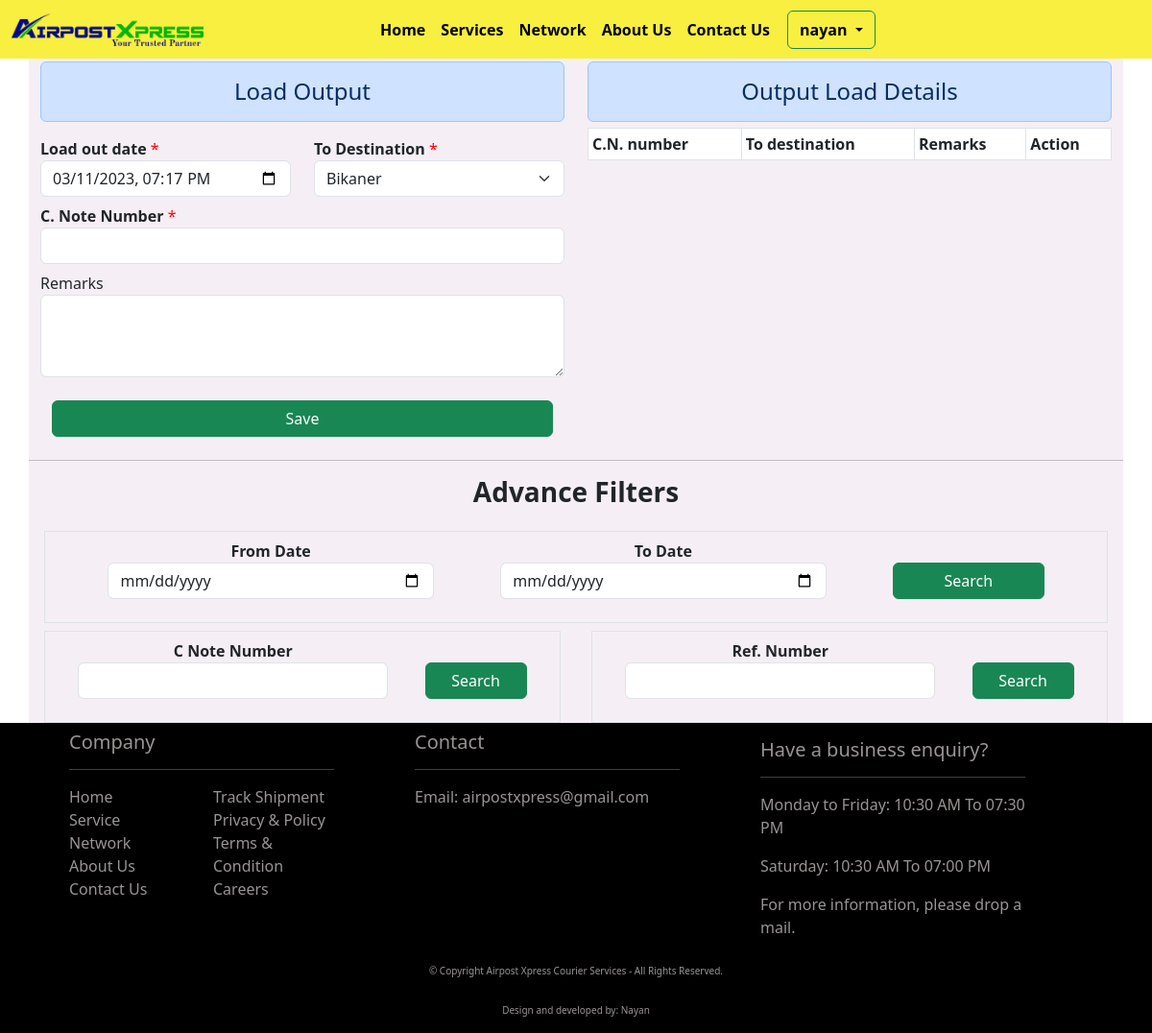
Before: /tracking_history_out (signed in) with the older database file.
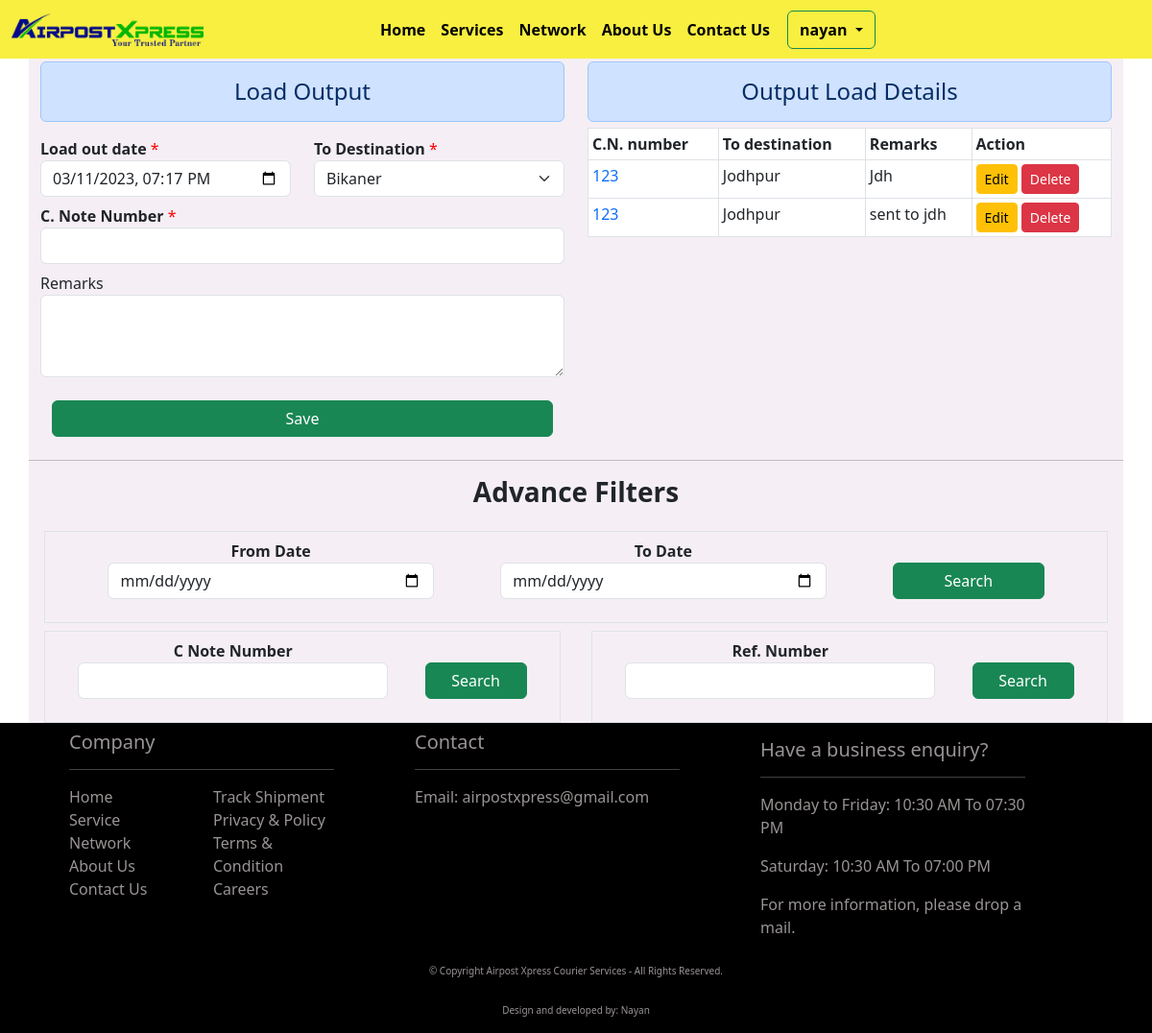
After: the same page with the newer database file.
### api/models.py (models this page shows, shortened)
class Trackinghistory(models.Model):
    c_note_number = models.ForeignKey(Booking, on_delete=models.CASCADE)
    in_out_datetime = models.DateTimeField(default=datetime.now)
    last_updated_datetime = models.DateTimeField(auto_now=True)
    d_from = models.ForeignKey(Destination, on_delete=models.CASCADE, related_name="destination_in")
    d_to = models.ForeignKey(Destination, on_delete=models.CASCADE, related_name="destination_out")
    status = models.ForeignKey(ParcelStatus, on_delete=models.CASCADE, related_name="status")
    remarks = models.TextField(blank=True, null=True)
    user = models.ForeignKey(User, on_delete=models.CASCADE, null=True, blank=False)
    class Meta:
        verbose_name_plural = "Tracking history"

class Booking(models.Model):
    doc_date = models.DateTimeField(default=datetime.now)
    party_name = models.ForeignKey(PartyAccounts, on_delete=models.CASCADE, null=True, blank=False)
    c_note_number = models.BigIntegerField(unique=True)
    from_destination = models.ForeignKey(Destination, on_delete=models.CASCADE, related_name="from_destination", default=1)
    to_destination = models.ForeignKey(Destination, on_delete=models.CASCADE, related_name="to_destination", default=1)
    sender_name = models.CharField(max_length=256, null=True, blank=True)
    sender_mobile = models.CharField(max_length=15, blank=True, null=True)
    receiver_name = models.CharField(max_length=256, null=True, blank=True)
    receiver_mobile_number = models.CharField(max_length=256, null=True, blank=False)
    ref_courier_name = models.ForeignKey(RefCourier, on_delete=models.CASCADE)
    ref_courier_number = models.CharField(max_length=50, blank=True)
    user = models.ForeignKey(User, on_delete=models.CASCADE, null=True, blank=False)
    created_at = models.DateTimeField(auto_now_add=True, null=True)
    updated_at = models.DateTimeField(auto_now=True, null=True)
    class Meta:
        verbose_name_plural = "Booking"
    def __str__(self):
        return str(self.c_note_number)

class Destination(models.Model):
    name = models.CharField(max_length=256)
    class Meta:
        verbose_name_plural = "Destination"
    def __str__(self):
        return self.name

### api/views.py (the view)
# urls.py: path(r"tracking_history_out", tracking_history_out, name="tracking_history_out"),
@login_required(login_url="login_auth")
def tracking_history_out(request):
    destinations = Destination.objects.all()
    today_date = datetime.date.today()
    status = ParcelStatus.objects.get(name="OUT")
    today_in = Trackinghistory.objects.filter(user=request.user, last_updated_datetime__startswith=today_date, status=status).order_by("-last_updated_datetime")
    context = {"destinations": destinations, "doc_in": today_in}
    return render(request, "tracking_history_out.html", context=context)

### api/templates/tracking_history_out.html (shortened to what the changed rows need)
{% extends 'base.html' %}{% block title %}Load OUT{% endblock title %}{% block content %}
<div class="container mt-5 back_color">
    <div class="row mt-5">
        <div class="col-md-6">
            <div class="table-responsive">
                <table class="table table-hover table-bordered table-sm booked_data">
                    <thead>
                        <tr>
                            <th scope="col">C.N. number</th>
                            <th scope="col">To destination</th>
                            <th scope="col">Remarks</th>
                            <th scope="col">Action</th>
                        </tr>
                    </thead>
                    <tbody id="tbody">
                        {% for doc in doc_in %}
                        <tr>
                            <td><a class="text-decoration-none" href="{% url 'tracking_page' doc.c_note_number %}" target="_blank">{{ doc.c_note_number }}</a></td>
                            <td>{{ doc.d_to }}</td>
                            <td>{{ doc.remarks }}</td>
                            <td>
                                <input type="button" class="btn btn-warning btn-sm edit-btn" id="edit_booking" value="Edit" data-sid="{{ doc.id }}">
                                <input type="button" class="btn btn-danger btn-sm delete-btn" id="delete_booking" value="Delete" data-sid="{{ doc.id }}">
                            </td>
                        </tr>
                        {% endfor %}
                    </tbody>
                </table>
            </div>
        </div>
    </div>
</div>
{% include 'tracking_out_ajax.html' %} {% endblock content %}

Changed rows visible on the page:
added Trackinghistory: c_note_number "123", d_to "Jodhpur", remarks "Jdh"
added Trackinghistory: c_note_number "123", d_to "Jodhpur", remarks "sent to jdh"
